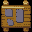

A level layout from a 2D game, rendered from its tile map. Below: a short description, then the map file with its tile-grid data intact:
An orthogonal 1x1 tile map with 32x32 px tiles, 1 tile layer (Tile Layer 1).

<map version="1.4" tiledversion="2020.10.30" orientation="orthogonal" renderorder="right-down" width="1" height="1" tilewidth="32" tileheight="32" infinite="0" nextlayerid="2" nextobjectid="1">
 <tileset firstgid="1" name="decorations-medieval" tilewidth="32" tileheight="32" tilecount="1024" columns="16">
  <image source="../decoration_medieval/decorations-medieval.png" width="512" height="2048" />
 </tileset>
 <layer id="1" name="Tile Layer 1" width="1" height="1">
  <data encoding="csv">
88
</data>
 </layer>
</map>
